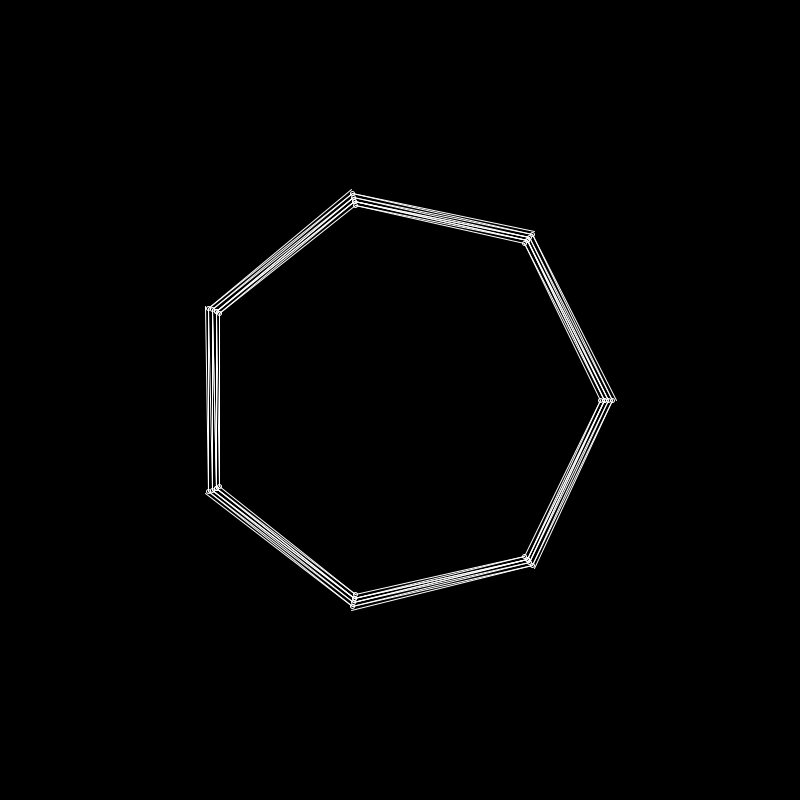
Frame 1 (no input)
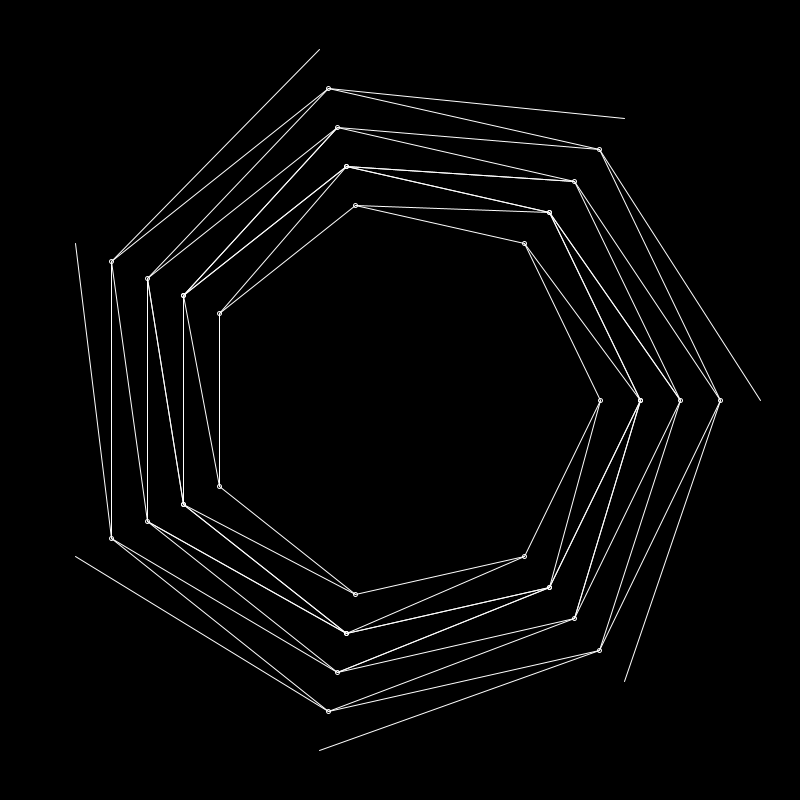
Frame 60 (the mouse pressed at the canvas centre just before this capture)
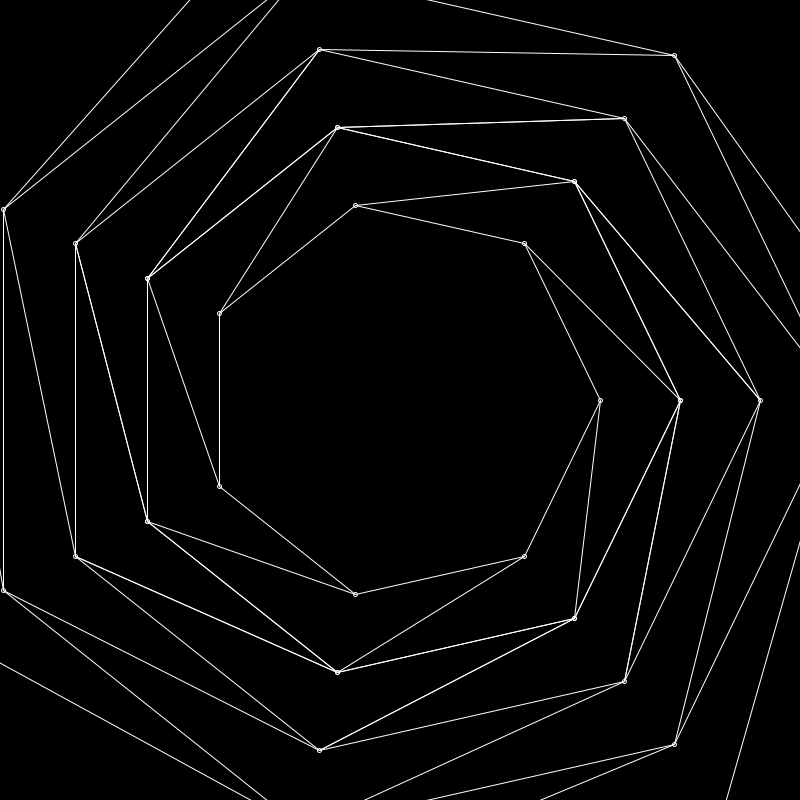
Frame 120 (the mouse held since frame 60 and released just before this capture)

The Processing sketch that drew these frames (run headless with seeded random() and noise(); from frame 60 on, the mouse is pressed at the canvas centre):

// Processing sketch: untilted
// ── untilted.pde
int shelves, stages, colorStep, maxRadius;
float radius, rotation, frameRadius;
int circleInSreen = 5;
int step = 36;
int ellipseSize = 4;
int numFrame = 50;
float gold = 1.618033;

void setup() {
  size(800, 800);
  frameRate(25);

  noFill();
  ellipseMode(CENTER);
  maxRadius = (int) sqrt( sq(width) + sq(height)) / 2;
  frameRadius = radius = width / 4;
  shelves = 7;
  stages = 0;
  colorStep = 255 / circleInSreen;

  println( frameRadius + " " + radius + " " +maxRadius );
}

void draw() {

  background(0);

  float animCursor = 1.0 * (frameCount%numFrame) / numFrame;
  
  float angle = (TWO_PI / shelves);
  float radiusStep = radius * animCursor;
  
  frameRadius = radius + radiusStep;
  
  for( int n = 0; n < circleInSreen; n++ ) {

    stroke(circleInSreen*colorStep);

    if( frameRadius >= maxRadius ) {
      println("maxRadius reached");
      frameRadius = radius;
    }
    for( int s = 0; s < shelves; s++ ) {

      float x = width/2 + frameRadius * cos(s*angle+rotation);
      float y = height/2 + frameRadius * sin(s*angle+rotation);

      int _s = s + 1;
      float _x = width/2 + frameRadius * cos(_s*angle+rotation);
      float _y = height/2 + frameRadius * sin(_s*angle+rotation);

      float nextRadius = (frameRadius+radiusStep);
      float n_x = width/2 + nextRadius * cos(_s*angle+rotation);
      float n_y = height/2 + nextRadius * sin(_s*angle+rotation);

      line(x, y, _x, _y);
      
      line(x, y, n_x, n_y);
      
      ellipse(x, y, ellipseSize, ellipseSize);

    }
    frameRadius = radius + (radiusStep * n );
  }
  
  //rotation = angle * animCursor;
}
